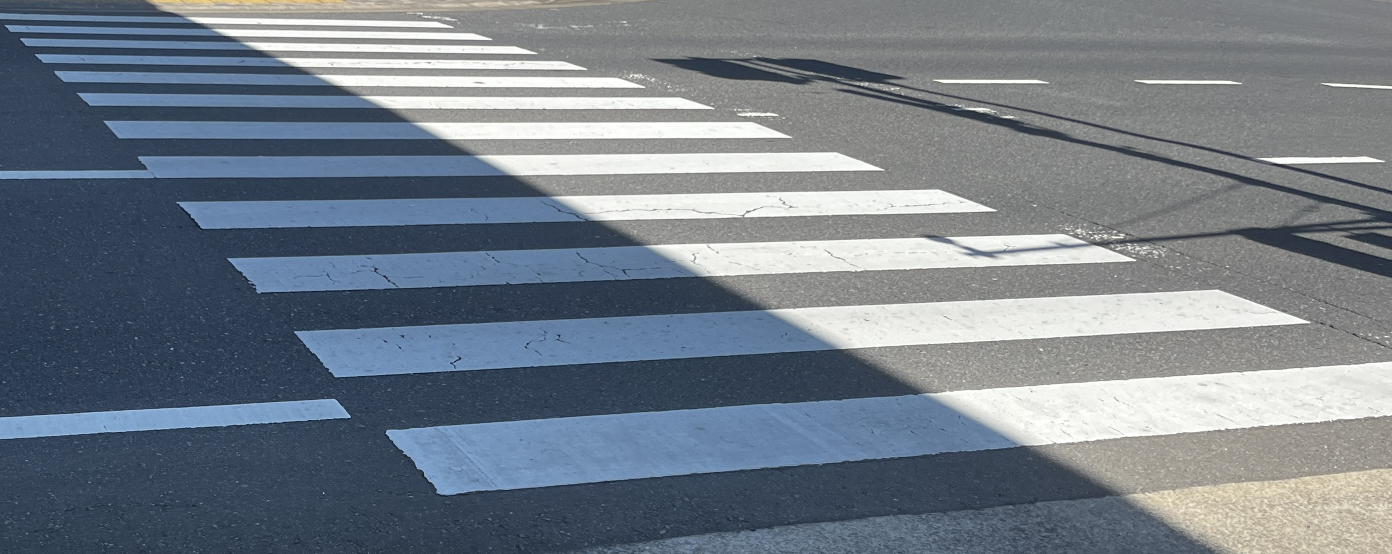
#> input picture IMG_4122.jpg, 2784 x 1108 px, found by its file name (shown at 1/2 size)
$ python lowcost.py
#> lines starting #> are read from the running program, lines starting #| are printed output that depends on the picture; after the words box and inside, x2 and y2 are one past the last pixel; in counts of white or black regions, pixels touching at a corner belong together; long printed decimals are rounded
import cv2
import numpy as np
import math


img_origin = cv2.imread("IMG_4122.JPG")
#> img_origin is the input picture: shape (1108, 2784, 3); mean B, G, R 135.2, 124.8, 115.1
#xyxy to yyxx
img = img_origin[649:1725,1281:4032]
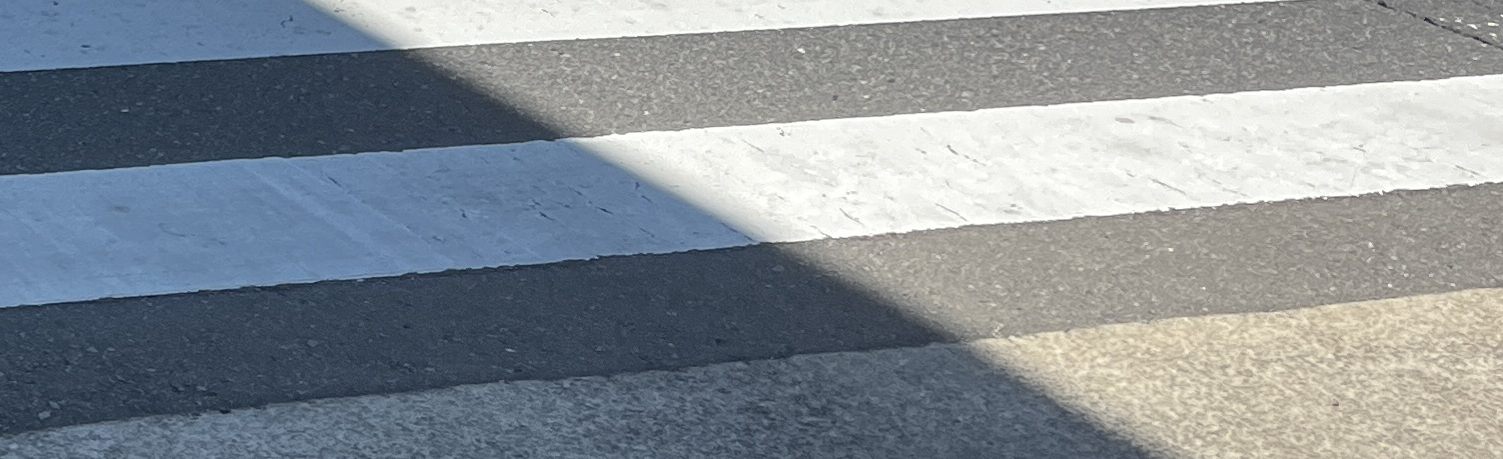
#> img: shape (459, 1503, 3); mean B, G, R 148.5, 142.1, 134.5
list_deg=[]

#エフェクト処理
gray = cv2.cvtColor(img, cv2.COLOR_BGR2GRAY)
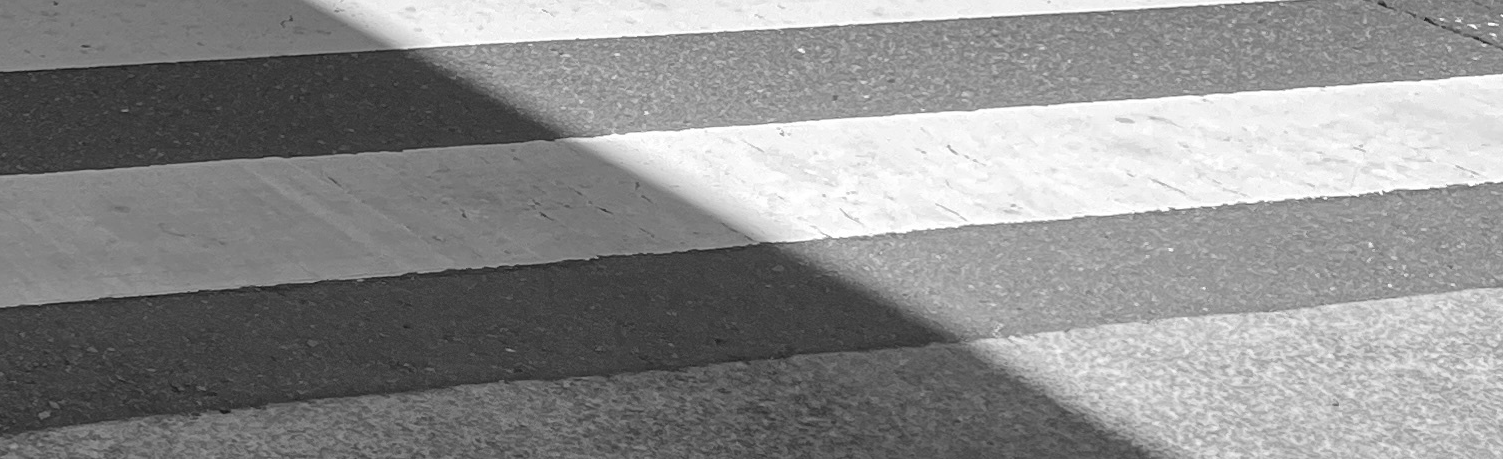
#> gray: shape (459, 1503); min 12, max 255, mean 140.5
edges = cv2.Canny(gray,90,450,apertureSize = 3)
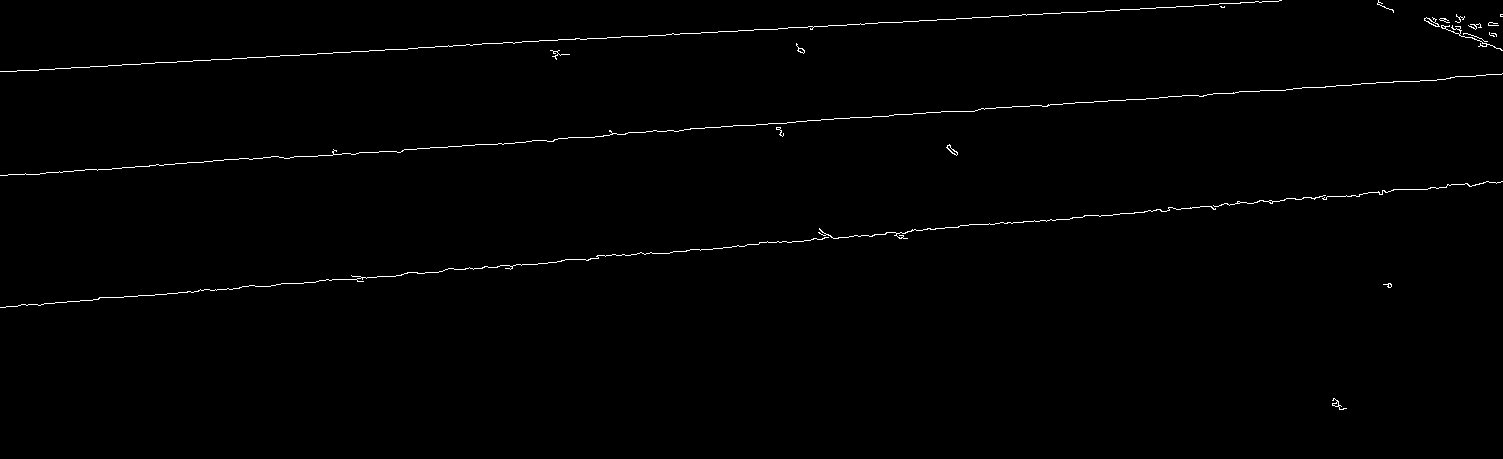
#> edges: shape (459, 1503); 0.73% white in thin lines or dots, all inside (x1, y1, x2, y2) = (0, 0, 1503, 410)

lines = cv2.HoughLinesP(edges, rho=1, theta=np.pi/360, threshold=150, minLineLength=300, maxLineGap=70)
#> lines = [[284, 158, 1377, 82], [247, 57, 955, 19], [351, 279, 1287, 198], [860, 23, 1278, 1], [661, 253, 1488, 181], [154, 295, 831, 236], [26, 174, 333, 153], [0, 71, 316, 54], [1046, 221, 1502, 181], [5, 307, 453, 268], [1, 175, 333, 152]]
for line in lines:
    x1, y1, x2, y2 = line[0]
    rad = math.atan2(y2 - y1, x2 - x1)
    deg = np.rad2deg(rad)
    if(deg<0):##反転
        deg=-deg
    if (10 < deg) or (deg < -10 ):
        # 横縞以外の邪魔な線
        cv2.line(img,(x1,y1),(x2,y2),(255,0,0),2,lineType=cv2.LINE_AA)

    else:
        # 横縞
        cv2.line(img,(x1,y1),(x2,y2),(0,0,255),2,lineType=cv2.LINE_AA)
        list_deg.append(deg)
#> this loop made 11 passes
#> (x1, y1, x2, y2, rad, deg) on passes 1 to 11: (284, 158, 1377, 82, -0.0694, 3.98), (247, 57, 955, 19, -0.0536, 3.07), (351, 279, 1287, 198, -0.0863, 4.95), (860, 23, 1278, 1, -0.0526, 3.01), (661, 253, 1488, 181, -0.0868, 4.98), (154, 295, 831, 236, -0.0869, 4.98), (26, 174, 333, 153, -0.0683, 3.91), (0, 71, 316, 54, -0.0537, 3.08), (1046, 221, 1502, 181, -0.0875, 5.01), (5, 307, 453, 268, -0.0868, 4.98), (1, 175, 333, 152, -0.0692, 3.96)
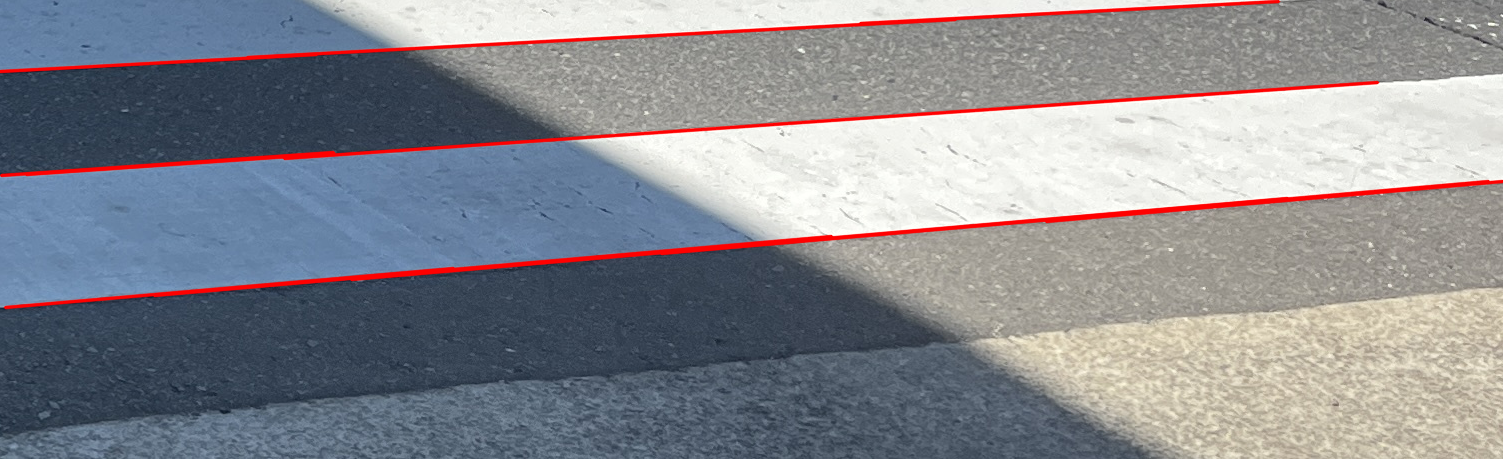
#> img: shape (459, 1503, 3); 3.37% of pixels changed, all inside (x1, y1, x2, y2) = (0, 0, 1503, 310)
#> after the loop, list_deg = [3.98, 3.07, 4.95, 3.01, 4.98, 4.98, 3.91, 3.08, 5.01, 4.98, 3.96]

cv2.imwrite("result.jpg", img)

list_deg.sort()
print(list_deg)
#| [3.013, 3.072, 3.079, 3.913, 3.963, 3.978, 4.946, 4.975, 4.976, 4.981, 5.013]
print(np.mean(list_deg))
#| 4.174
